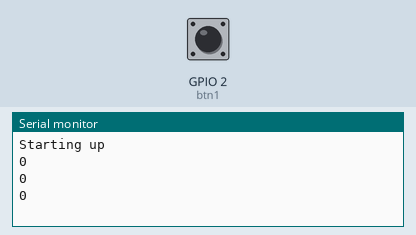
The sketch below on a simulated ESP32. Parts: the last lines printed to the serial monitor. The test bench sets the inputs (shaded band); at power-on: GPIO 2 (btn1) LOW.

Above: at 1.2 s.
1.3 s: GPIO 2 (btn1) pulled HIGH for 0.15 s
At 1.46 s:
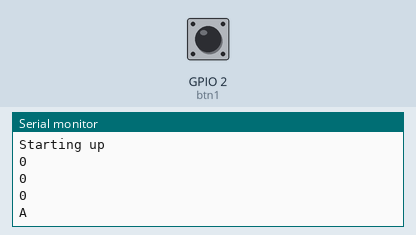
At 1.9 s:
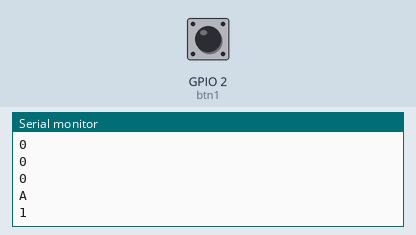

The sketch:

SimpleAttackInterupt.ino
```cpp
//Made for the ATMega 32 might not work with ESP32

#define btn1 2
boolean state = false;

void ISR_btn1(){
  state = !state;
  Serial.println("A");
}

void setup() {
  // put your setup code here, to run once:
  Serial.begin(9600);
  // put your main code here, to run repeatedly:
  pinMode(btn1, INPUT);

  attachInterrupt(digitalPinToInterrupt(btn1), ISR_btn1, RISING);

  Serial.println("Starting up");
}

void loop() {
 Serial.println(state);
 delay(500);
}
```

Measured:
- after the input at 1.3 s, the serial monitor: prints a new line at once (image 1)
